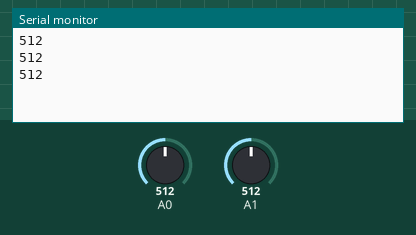
Recording of a sketch running on a simulated Arduino Uno, built with avr-gcc and run on an emulated ATmega328P. Parts: the last lines printed to the serial monitor. Inputs (shaded band) come from the test bench; at power-on: A0 = 512, A1 = 512.

Above: at 1.3 s.
1.4 s: A0 set to 716
At 1.9 s:
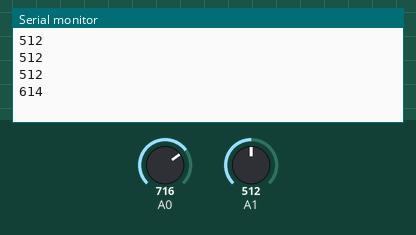
2.9 s: A1 set to 716
At 3.4 s:
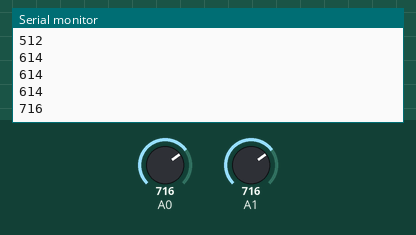
4.4 s: A0 set to 900
At 4.9 s:
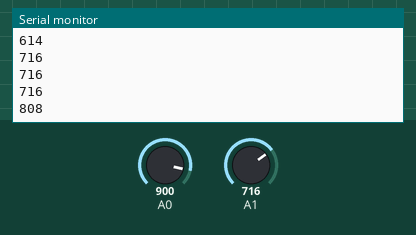
5.9 s: A1 set to 900
At 6.4 s:
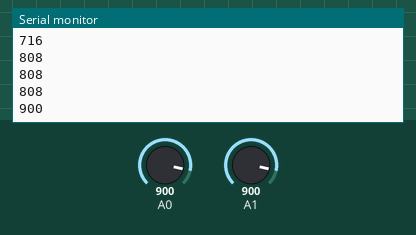
Timing chart, 0 to 8.4 s (numbered marks = the images above; inputs shaded):
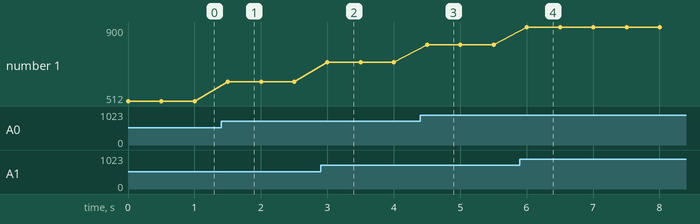

The sketch:

W02T02.Orientation.on.Analog.Values.ino
```cpp
/*
 * ISM.77257.Lectures
 * @author: coskun
 *
 * W02T02.Simple-Circutis.Orientation.on.Analog.Values
 * https://circuits.io/circuits/4255895-w02t02-orientation-on-analog-values
 *
 * Analog girişlerde ortalama almak üzere iki adet pot.tan
 * gelen degerler okunarak, denkleme girilir.
 * Cikişlar, serial monitörden gözlemlenir.
 */

int a;
int b;
int c;


void setup() {
  // initialize the digital pin as an output.
  Serial.begin(9600);
}

// the loop routine runs over and over again forever:
void loop() {
  a = analogRead(A0);
  b = analogRead(A1);
  c = (a+b)/2;
  Serial.println(c);
  delay(500);
}
```

Measured:
- after the input at 1.4 s, the serial monitor: prints a new line after 0.10 s (image 1)
- after the input at 2.9 s, the serial monitor: prints a new line after 0.10 s (image 2)
- after the input at 4.4 s, the serial monitor: prints a new line after 0.10 s (image 3)
- after the input at 5.9 s, the serial monitor: prints a new line after 0.11 s (image 4)
- plotted number 1: 512 → 614 after the input at 1.4 s, 614 → 716 after the input at 2.9 s, 716 → 808 after the input at 4.4 s, 808 → 900 after the input at 5.9 s
